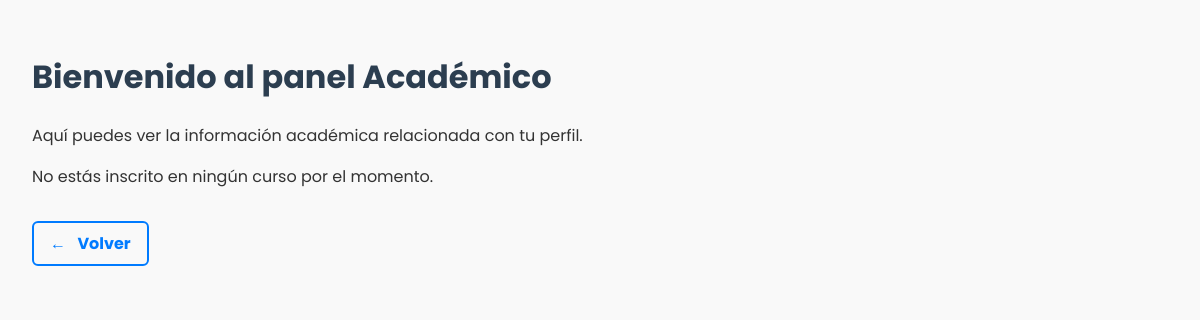
The page /academica/ (signed in) on the database as committed earlier.
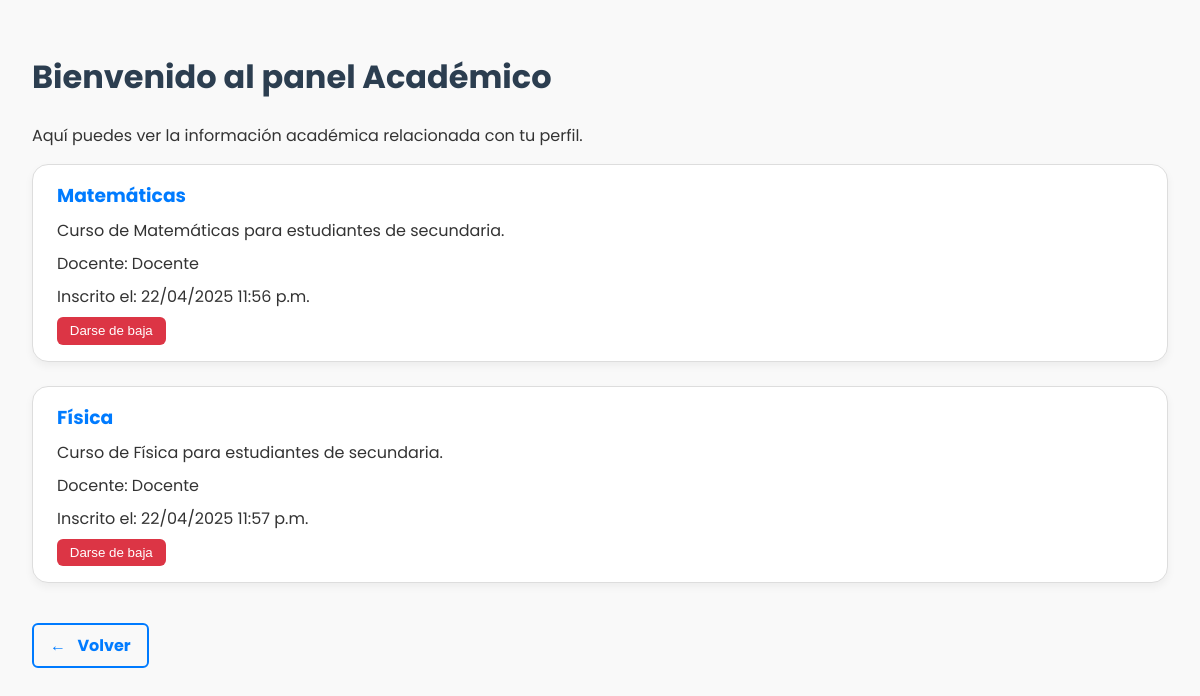
The same page on the database as committed later.
### usuarios/models.py (models this page shows, shortened)
class CursoInscrito(models.Model):
    curso_docente = models.ForeignKey(CursoDocente, on_delete=models.CASCADE)
    estudiante = models.ForeignKey(User, on_delete=models.CASCADE)
    fecha_inscripcion = models.DateTimeField(auto_now_add=True)
    class Meta:
        unique_together = ('curso_docente', 'estudiante')

class CursoDocente(models.Model):
    curso = models.ForeignKey(Curso, on_delete=models.CASCADE)
    docente = models.ForeignKey(User, on_delete=models.CASCADE)
    publicado = models.BooleanField(default=False)
    class Meta:
        unique_together = ('curso', 'docente')

class Curso(models.Model):
    nombre = models.CharField(max_length=100)
    descripcion = models.TextField()
    activo = models.BooleanField(default=True)
    total_unidades = models.PositiveIntegerField(default=3)  # Número de unidades de curso
    unidades_completadas = models.PositiveIntegerField(default=0)  # Unidades completadas por docentes

### usuarios/views.py (the view)
# urls.py: path('academica/', views.academica, name='academica'),
@login_required
def academica(request):
    cursos_inscritos = CursoInscrito.objects.filter(estudiante=request.user).select_related(
        'curso_docente__curso', 'curso_docente__docente'
    )
    return render(request, 'usuarios/academica.html', {
        'cursos_inscritos': cursos_inscritos
    })

### usuarios/templates/usuarios/academica.html (shortened to what this page needs)
{% load static %}
<!DOCTYPE html>
<html lang="es">
<head>
</head>
<body>
  <h1>Bienvenido al panel Académico</h1>
  <p>Aquí puedes ver la información académica relacionada con tu perfil.</p>
  {% if cursos_inscritos %}
    {% for inscripcion in cursos_inscritos %}
      <div class="curso">
        <h3>{{ inscripcion.curso_docente.curso.nombre }}</h3>
        <p>{{ inscripcion.curso_docente.curso.descripcion }}</p>
        <p>Docente: {{ inscripcion.curso_docente.docente.get_full_name|default:inscripcion.curso_docente.docente.username }}</p>
        <p>Inscrito el: {{ inscripcion.fecha_inscripcion|date:"d/m/Y g:i a" }}</p>
        <form method="POST" action="{% url 'darse_de_baja' inscripcion.id %}" onsubmit="confirmarBaja(event)">
          <button type="submit">Darse de baja</button>
        </form>
      </div>
    {% endfor %}
  {% else %}
    <p>No estás inscrito en ningún curso por el momento.</p>
  {% endif %}
  <a href="{% url 'panel_estudiantes' %}" class="volver-btn">Volver</a>
</body>
</html>

### usuarios/templates/usuarios/academica.html (style rules this page uses)
body { font-family: 'Poppins', sans-serif; margin: 0; padding: 2rem; background-color: #f9f9f9; color: #333; }
h1 { font-size: 2rem; color: #2c3e50; }
.curso { background-color: #fff; border: 1px solid #ddd; border-radius: 1rem; padding: 1rem 1.5rem; margin-bottom: 1.5rem; box-shadow: 0 4px 8px rgba(0,0,0,0.05); }
.curso h3 { margin: 0; color: #007bff; }
.curso p { margin: 0.5rem 0; }
.curso form { margin-top: 0.5rem; }
.curso button { background-color: #dc3545; color: white; border: none; padding: 0.4rem 0.8rem; border-radius: 6px; cursor: pointer; transition: background 0.3s; }
.volver-btn { display: inline-block; font-size: 1rem; color: #007bff; text-decoration: none; margin-top: 1rem; font-weight: bold; padding: 0.5rem 1rem; border-radius: 6px; border: 2px solid #007bff; transition: background-color 0.3s, color 0.3s; }
.volver-btn::before { content: "← "; margin-right: 0.5rem; }

Rows that differ between the two databases and show on the page:
added CursoInscrito: curso_docente.curso.nombre "Matemáticas", curso_docente.curso.descripcion "Curso de Matemáticas para estudiantes de secundaria.", curso_docente.docente.get_full_name "Docente", fecha_inscripcion "22/04/2025 11:56 p.m."
added CursoInscrito: curso_docente.curso.nombre "Física", curso_docente.curso.descripcion "Curso de Física para estudiantes de secundaria.", curso_docente.docente.get_full_name "Docente", fecha_inscripcion "22/04/2025 11:57 p.m."
Other text that changed with them:
text no longer shown: "No estás inscrito en ningún curso por el momento."
